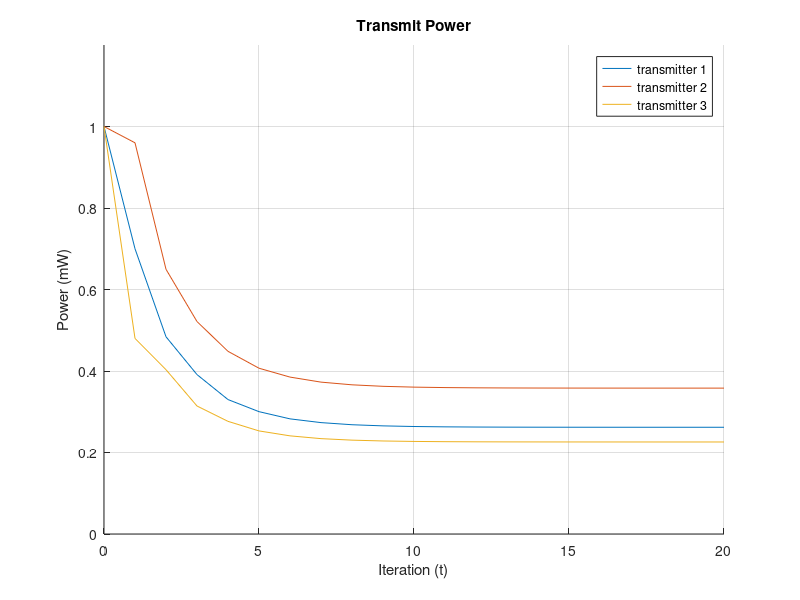
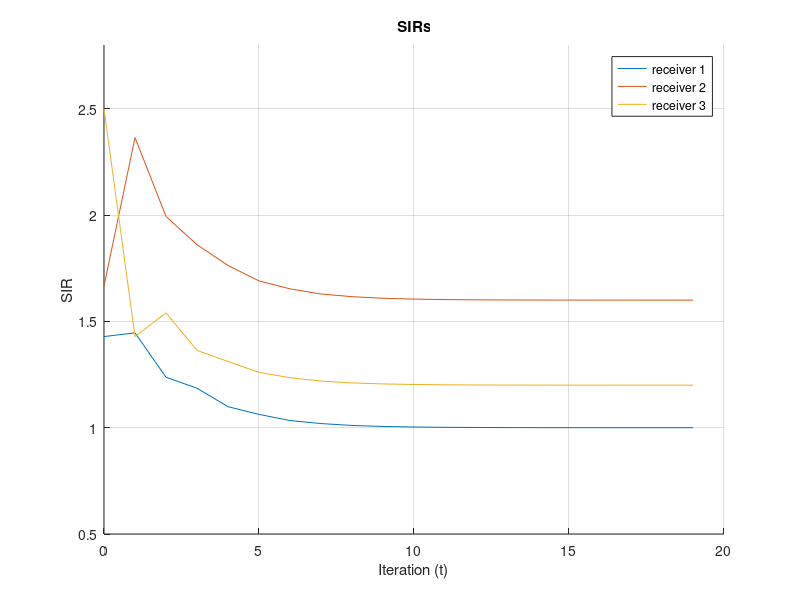

Write the MATLAB code that produced these figures, in order.
close all;
clear all;
clc;


%%% Declare the variables %%%
G=[ 1.0, 0.2, 0.4;
    0.3, 1.0, 0.2;
    0.2, 0.1, 1.0;];
gamma=[1.0; 1.6; 1.2];
noise=[0.1; 0.1; 0.1];
N=3;  % number of transmitters and receivers

T=20; %number of iterations
p=zeros(N,T+1);  %save the transmit power, since we are asked to write out the transmit power in Homework1
SIR=zeros(N,T);

p(:,1)=[1.0;1.0;1.0];
for t=1:T
    % compute the SIR
    receive_signal=diag(G).*p(:,t);
    interference_noise=G*p(:,t)-diag(G).*p(:,t)+noise;
    SIR(:,t)=receive_signal./interference_noise;
    
    % compute the transit power
    p(:,t+1)=gamma./SIR(:,t).*p(:,t);
end

% plot power
figure(1);hold on;
xlabel('Iteration (t)'); ylabel('Power (mW)');
title('Transmit Power');
grid on;
ylim([0 1.2]);
plot(0:1:T,p);
legend({'transmitter 1','transmitter 2','transmitter 3'});


figure(2);hold on;
xlabel('Iteration (t)'); ylabel('SIR');
title('SIRs');
grid on
ylim([0.5 2.8]);
plot(0:1:(T-1), SIR);
legend({'receiver 1','receiver 2','receiver 3'});

%for i=1:T
%    fprintf('Power of Iteration %d is %f\n',i,p(:,1)); 
%end
disp('The optimal tranmit power is:');
disp(p(:,21));


    